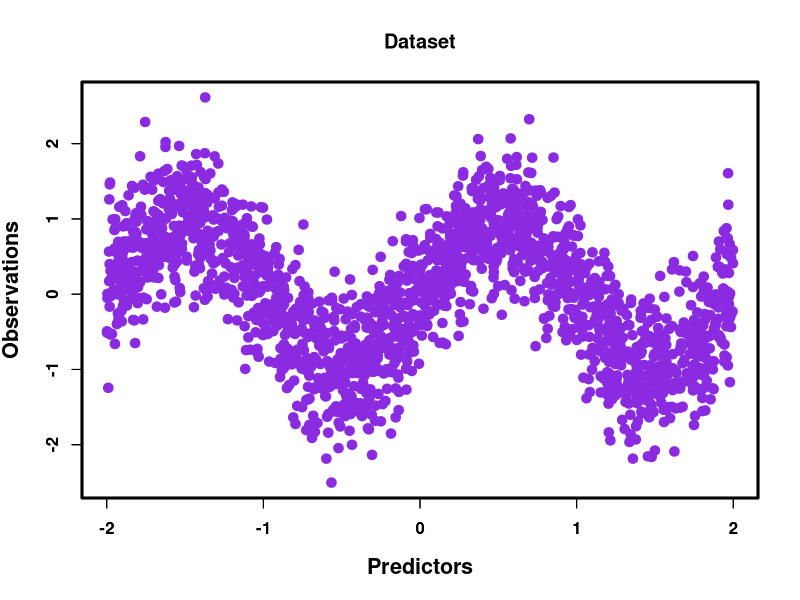
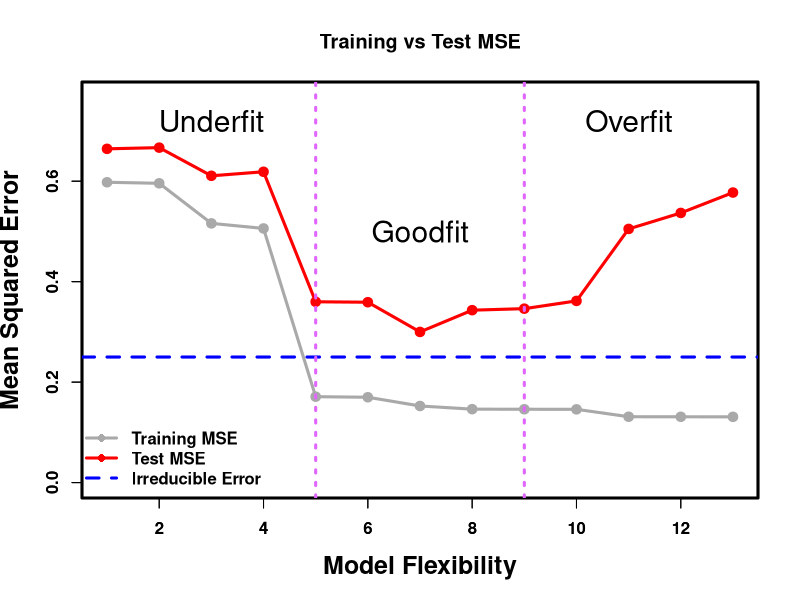
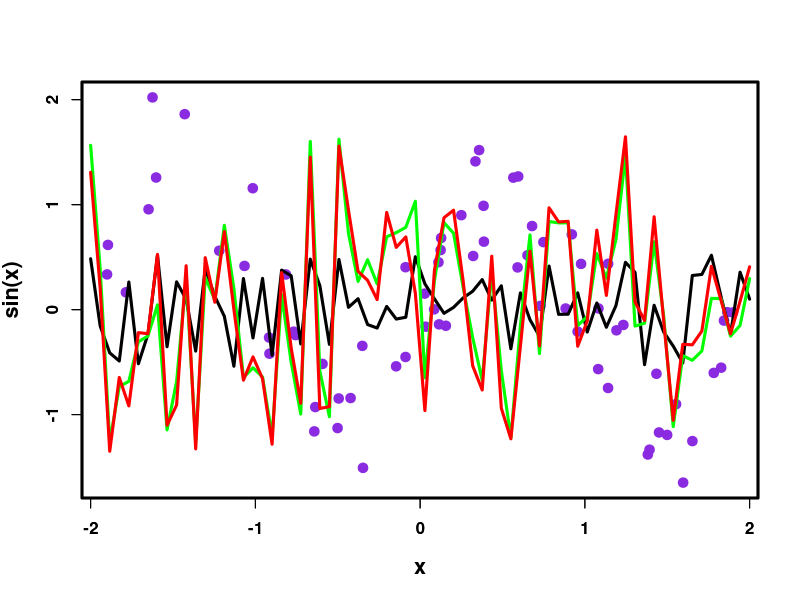

Write the R code that produced these figures, in order.
# Set seed for reproducibility
lines=par(lwd = 3)
set.seed(123)

# Simulate data
n <- 2000
x <- sort(runif(n, -2, 2))
f_true <- function(x) {sin(pi * x)}
sigma2 <- 0.25  # Variance of irreducible error
y <- f_true(x) + rnorm(n, mean = 0, sd = sqrt(sigma2))
plot(x, y, pch = 19, xlab = "Predictors", ylab = "Observations", 
     cex.lab = 1.3, font.lab = 2, col = "blueviolet", main = "Dataset")
axis(1, font = 2); axis(2, font = 2)

# Split into training and test sets
train_idx <- sample(1:n, 70)
test_idx <- setdiff(1:n, train_idx)

x_train <- x[train_idx]
y_train <- y[train_idx]
x_test <- x[test_idx]
y_test <- y[test_idx]

# Fit polynomial models from degree 1 to 15
max_degree <- 13
train_mse <- numeric(max_degree)
test_mse <- numeric(max_degree)

for (d in 1:max_degree) {
  # Create polynomial regression model
  form <- as.formula(paste("y_train ~ poly(x_train, ", d, ", raw=TRUE)", sep = ""))
  model <- lm(form)
  
  # Predictions
  y_pred_train <- predict(model)
  y_pred_test <- predict(model, newdata = data.frame(x_train = x_test))
  
  # MSE
  train_mse[d] <- mean((y_pred_train - y_train)^2)
  test_mse[d] <- mean((y_pred_test - y_test)^2)
}

# Plot the training and test MSE
plot(1:max_degree, train_mse, type = "o", col = "darkgray", lwd = 3, pch = 19,
     ylim = c(0, max(test_mse) + 0.1),
     xlab = "Model Flexibility",
     ylab = "Mean Squared Error",
     main = "Training vs Test MSE", font.lab = 2, cex.lab = 1.5)
lines(1:max_degree, test_mse, type = "o", col = "red", lwd = 3, pch = 19)
axis(1, font = 2); axis(2, font = 2)

# Add irreducible error line (horizontal)
abline(h = sigma2, col = "blue", lty = 2, lwd = 3)

# Add legend
legend("bottomleft", legend = c("Training MSE", "Test MSE", "Irreducible Error"),
       col = c("darkgray", "red", "blue"), lwd = 3, 
       pch = c(16, 16, NA), lty = c(1, 1, 2), bty = "n", text.font = 2)

abline(v = 9, col = "mediumorchid1", lwd = 3, lty = 3)
abline(v = 5, col = "mediumorchid1", lwd = 3, lty = 3)

text(3, 0.72, "Underfit", cex = 1.8)
text(7, 0.5, "Goodfit", cex = 1.8)
text(11, 0.72, "Overfit", cex = 1.8)

####### Predicted figure ######

## Degree 2 
model1 <- lm(y_train ~ poly(x_train, 2, raw = TRUE))


plot(x_train, y_train, pch = 19, xlab = "x", ylab = "sin(x)", 
     cex.lab = 1.3, font.lab = 2, col = "blueviolet")
axis(1, font = 2); axis(2, font = 2)


x.pred = seq(-2, 2, length.out = length(x_train))
lines(x.pred, predict(model1), col = "black")

## Degree 8 
model2 <- lm(y_train ~ poly(x_train, 5, raw = TRUE))


x.pred = seq(-2, 2, length.out = length(x_train))
lines(x.pred, predict(model2), col = "green")

## Degree 100 
model3 <- lm(y_train ~ poly(x_train, 13, raw = TRUE))


x.pred = seq(-2, 2, length.out = length(x_train))
lines(x.pred, predict(model3), col = "red")
